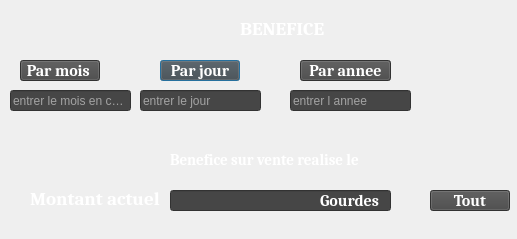
<?xml version="1.0" encoding="UTF-8"?>
<ui version="4.0">
 <class>benefice</class>
 <widget class="QDialog" name="benefice">
  <property name="geometry">
   <rect>
    <x>0</x>
    <y>0</y>
    <width>517</width>
    <height>239</height>
   </rect>
  </property>
  <property name="windowTitle">
   <string>Benefice</string>
  </property>
  <property name="windowIcon">
   <iconset resource="../../Documents/Menu/logo2.qrc">
    <normaloff>:/menu/logo/icon.png</normaloff>:/menu/logo/icon.png</iconset>
  </property>
  <widget class="QLabel" name="label_2">
   <property name="geometry">
    <rect>
     <x>30</x>
     <y>190</y>
     <width>151</width>
     <height>16</height>
    </rect>
   </property>
   <property name="font">
    <font>
     <family>Cambria</family>
     <pointsize>14</pointsize>
     <weight>75</weight>
     <bold>true</bold>
    </font>
   </property>
   <property name="styleSheet">
    <string notr="true">color: rgb(255, 255, 255);</string>
   </property>
   <property name="text">
    <string>Montant actuel</string>
   </property>
  </widget>
  <widget class="QLineEdit" name="montant">
   <property name="geometry">
    <rect>
     <x>170</x>
     <y>190</y>
     <width>221</width>
     <height>21</height>
    </rect>
   </property>
   <property name="font">
    <font>
     <family>Cambria</family>
     <pointsize>12</pointsize>
     <weight>75</weight>
     <bold>true</bold>
    </font>
   </property>
   <property name="focusPolicy">
    <enum>Qt::ClickFocus</enum>
   </property>
   <property name="styleSheet">
    <string notr="true">background-color: rgb(70, 70, 70);</string>
   </property>
   <property name="cursorPosition">
    <number>0</number>
   </property>
   <property name="clearButtonEnabled">
    <bool>false</bool>
   </property>
  </widget>
  <widget class="QLabel" name="label_3">
   <property name="geometry">
    <rect>
     <x>-30</x>
     <y>-10</y>
     <width>571</width>
     <height>251</height>
    </rect>
   </property>
   <property name="text">
    <string/>
   </property>
   <property name="pixmap">
    <pixmap resource="../../Documents/Menu/lgo2.qrc">:/menu/logo/lgoo.png</pixmap>
   </property>
   <property name="scaledContents">
    <bool>true</bool>
   </property>
  </widget>
  <widget class="QLabel" name="label">
   <property name="geometry">
    <rect>
     <x>240</x>
     <y>20</y>
     <width>91</width>
     <height>16</height>
    </rect>
   </property>
   <property name="font">
    <font>
     <family>Cambria</family>
     <pointsize>14</pointsize>
     <weight>75</weight>
     <bold>true</bold>
    </font>
   </property>
   <property name="styleSheet">
    <string notr="true">color: rgb(255, 255, 255);</string>
   </property>
   <property name="text">
    <string>BENEFICE</string>
   </property>
  </widget>
  <widget class="QLabel" name="label_4">
   <property name="geometry">
    <rect>
     <x>170</x>
     <y>150</y>
     <width>331</width>
     <height>20</height>
    </rect>
   </property>
   <property name="font">
    <font>
     <family>Cambria</family>
     <pointsize>11</pointsize>
     <weight>75</weight>
     <bold>true</bold>
    </font>
   </property>
   <property name="styleSheet">
    <string notr="true">color: rgb(255, 255, 255);</string>
   </property>
   <property name="text">
    <string>Benefice sur vente realise le </string>
   </property>
  </widget>
  <widget class="QLabel" name="label_5">
   <property name="geometry">
    <rect>
     <x>320</x>
     <y>190</y>
     <width>81</width>
     <height>21</height>
    </rect>
   </property>
   <property name="font">
    <font>
     <family>Cambria</family>
     <pointsize>12</pointsize>
     <weight>75</weight>
     <bold>true</bold>
    </font>
   </property>
   <property name="styleSheet">
    <string notr="true">color: rgb(255, 255, 255);</string>
   </property>
   <property name="text">
    <string>Gourdes</string>
   </property>
  </widget>
  <widget class="QPushButton" name="jour_2">
   <property name="geometry">
    <rect>
     <x>160</x>
     <y>60</y>
     <width>80</width>
     <height>21</height>
    </rect>
   </property>
   <property name="font">
    <font>
     <family>Cambria</family>
     <pointsize>12</pointsize>
     <weight>75</weight>
     <bold>true</bold>
    </font>
   </property>
   <property name="cursor">
    <cursorShape>PointingHandCursor</cursorShape>
   </property>
   <property name="styleSheet">
    <string notr="true">background-color: rgb(70, 70, 70);
color: rgb(255, 255, 255);</string>
   </property>
   <property name="text">
    <string>Par jour</string>
   </property>
  </widget>
  <widget class="QLineEdit" name="mois">
   <property name="geometry">
    <rect>
     <x>10</x>
     <y>90</y>
     <width>121</width>
     <height>21</height>
    </rect>
   </property>
   <property name="focusPolicy">
    <enum>Qt::ClickFocus</enum>
   </property>
   <property name="styleSheet">
    <string notr="true">background-color: rgb(70, 70, 70);
color: rgb(255, 255, 255);</string>
   </property>
   <property name="placeholderText">
    <string>entrer le mois en chiffre</string>
   </property>
  </widget>
  <widget class="QPushButton" name="anne_2">
   <property name="geometry">
    <rect>
     <x>300</x>
     <y>60</y>
     <width>91</width>
     <height>21</height>
    </rect>
   </property>
   <property name="font">
    <font>
     <family>Cambria</family>
     <pointsize>12</pointsize>
     <weight>75</weight>
     <bold>true</bold>
    </font>
   </property>
   <property name="cursor">
    <cursorShape>PointingHandCursor</cursorShape>
   </property>
   <property name="styleSheet">
    <string notr="true">background-color: rgb(70, 70, 70);
color: rgb(255, 255, 255);</string>
   </property>
   <property name="text">
    <string>Par annee</string>
   </property>
  </widget>
  <widget class="QPushButton" name="tout">
   <property name="geometry">
    <rect>
     <x>600</x>
     <y>100</y>
     <width>80</width>
     <height>21</height>
    </rect>
   </property>
   <property name="font">
    <font>
     <family>Cambria</family>
     <pointsize>12</pointsize>
     <weight>75</weight>
     <bold>true</bold>
    </font>
   </property>
   <property name="cursor">
    <cursorShape>PointingHandCursor</cursorShape>
   </property>
   <property name="styleSheet">
    <string notr="true">background-color: rgb(70, 70, 70);
color: rgb(255, 255, 255);</string>
   </property>
   <property name="text">
    <string>Tout</string>
   </property>
  </widget>
  <widget class="QPushButton" name="mois_2">
   <property name="geometry">
    <rect>
     <x>20</x>
     <y>60</y>
     <width>80</width>
     <height>21</height>
    </rect>
   </property>
   <property name="font">
    <font>
     <family>Cambria</family>
     <pointsize>12</pointsize>
     <weight>75</weight>
     <bold>true</bold>
    </font>
   </property>
   <property name="cursor">
    <cursorShape>PointingHandCursor</cursorShape>
   </property>
   <property name="styleSheet">
    <string notr="true">background-color: rgb(70, 70, 70);
color: rgb(255, 255, 255);</string>
   </property>
   <property name="text">
    <string>Par mois </string>
   </property>
  </widget>
  <widget class="QLineEdit" name="jour">
   <property name="geometry">
    <rect>
     <x>140</x>
     <y>90</y>
     <width>121</width>
     <height>21</height>
    </rect>
   </property>
   <property name="focusPolicy">
    <enum>Qt::ClickFocus</enum>
   </property>
   <property name="styleSheet">
    <string notr="true">background-color: rgb(70, 70, 70);
color: rgb(255, 255, 255);</string>
   </property>
   <property name="placeholderText">
    <string>entrer le jour</string>
   </property>
  </widget>
  <widget class="QLineEdit" name="anne">
   <property name="geometry">
    <rect>
     <x>290</x>
     <y>90</y>
     <width>121</width>
     <height>21</height>
    </rect>
   </property>
   <property name="focusPolicy">
    <enum>Qt::ClickFocus</enum>
   </property>
   <property name="styleSheet">
    <string notr="true">background-color: rgb(70, 70, 70);
color: rgb(255, 255, 255);</string>
   </property>
   <property name="placeholderText">
    <string>entrer l annee</string>
   </property>
  </widget>
  <widget class="QPushButton" name="tout_2">
   <property name="geometry">
    <rect>
     <x>430</x>
     <y>190</y>
     <width>80</width>
     <height>21</height>
    </rect>
   </property>
   <property name="font">
    <font>
     <family>Cambria</family>
     <pointsize>12</pointsize>
     <weight>75</weight>
     <bold>true</bold>
    </font>
   </property>
   <property name="cursor">
    <cursorShape>PointingHandCursor</cursorShape>
   </property>
   <property name="styleSheet">
    <string notr="true">background-color: rgb(70, 70, 70);
color: rgb(255, 255, 255);</string>
   </property>
   <property name="text">
    <string>Tout</string>
   </property>
  </widget>
  <zorder>label_3</zorder>
  <zorder>label_2</zorder>
  <zorder>montant</zorder>
  <zorder>label</zorder>
  <zorder>label_4</zorder>
  <zorder>label_5</zorder>
  <zorder>jour_2</zorder>
  <zorder>mois</zorder>
  <zorder>anne_2</zorder>
  <zorder>tout</zorder>
  <zorder>mois_2</zorder>
  <zorder>jour</zorder>
  <zorder>anne</zorder>
  <zorder>tout_2</zorder>
 </widget>
 <resources>
  <include location="../../Documents/Menu/logo2.qrc"/>
  <include location="../../Documents/Menu/lgo2.qrc"/>
 </resources>
 <connections/>
</ui>
